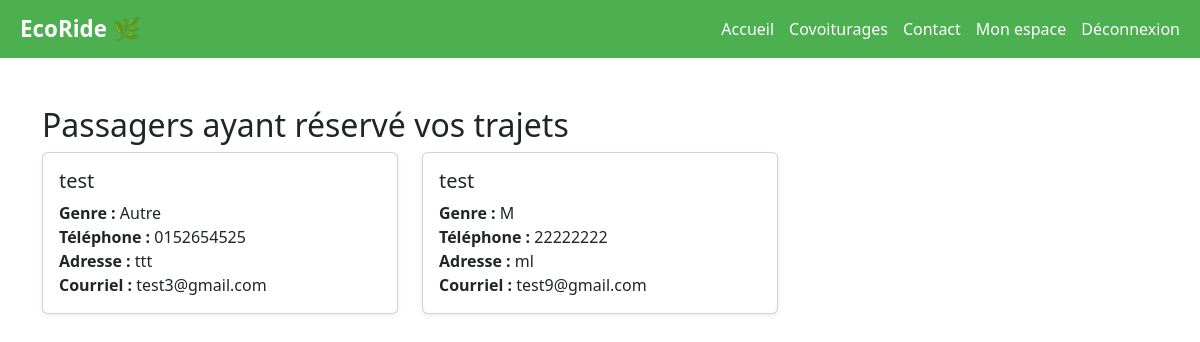
/actions/passagers.php (signed in), run on the app's committed database.
### tables this page shows
CREATE TABLE `utilisateurs` (
  `courriel` varchar(40) NOT NULL,
  `mot_de_passe` varchar(255) NOT NULL,
  `credits` int(11) NOT NULL DEFAULT 20,
  `actif` tinyint(1) DEFAULT 1
);

### actions/passagers.php (the view, shortened to what this page needs)
<?php
require '../includes/db_connection.php';
$courriel_conducteur = $_SESSION['courriel'];
$stmt = $pdo->prepare("
    SELECT DISTINCT u.courriel, p.nom, p.genre, p.telephone, p.adresse
    FROM trajets_confirmes tc
    JOIN profils p ON tc.courriel_passager = p.courriel
    JOIN utilisateurs u ON p.courriel = u.courriel
    WHERE tc.courriel_conducteur = ?
    ORDER BY p.nom ASC
");
$stmt->execute([$courriel_conducteur]);
$passagers = $stmt->fetchAll();
?>
<!DOCTYPE html>
<html lang="fr">
<head>
  <link href="https://cdn.jsdelivr.net/npm/bootstrap@5.3.0/dist/css/bootstrap.min.css" rel="stylesheet" />
</head>
<body>
<?php include '../includes/nav.php'; ?>
<div class="container mt-5">
  <h2> Passagers ayant réservé vos trajets</h2>
  <?php if (empty($passagers)): ?>
    <p class="alert alert-warning">Aucun passager n’a encore réservé vos trajets.</p>
  <?php else: ?>
    <div class="row row-cols-1 row-cols-md-3 g-4">
      <?php foreach ($passagers as $p): ?>
        <div class="col">
          <div class="card h-100 shadow-sm">
            <div class="card-body">
              <h5 class="card-title"><?= htmlspecialchars($p['nom']) ?></h5>
              <p class="card-text">
                <strong>Genre :</strong> <?= htmlspecialchars($p['genre']) ?><br/>
                <strong>Téléphone :</strong> <?= htmlspecialchars($p['telephone']) ?><br/>
                <strong>Adresse :</strong> <?= nl2br(htmlspecialchars($p['adresse'])) ?><br/>
                <strong>Courriel :</strong> <?= htmlspecialchars($p['courriel']) ?>
              </p>
            </div>
          </div>
        </div>
      <?php endforeach; ?>
    </div>
  <?php endif; ?>
</div>
</body>
</html>

### data on the page
utilisateurs: nom "test", genre "Autre", telephone "0152654525", adresse "ttt", courriel "test3@gmail.com"
utilisateurs: nom "test", genre "M", telephone "22222222", adresse "ml", courriel "test9@gmail.com"
